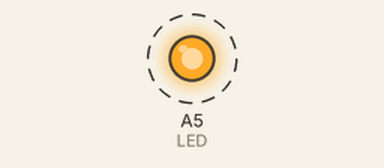
Simulated run of this sketch. Board: Arduino Uno, built with avr-gcc and run on an emulated ATmega328P. Shown: output pins drawn as LEDs (lit = HIGH). Dashed ring = blinking.

Above: at 1.0 s.
Timing chart, 0 to 5.8 s (numbered marks = the images above):
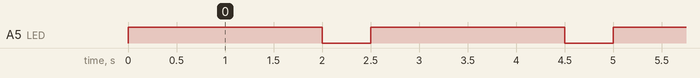

Measured:
- by itself, A5 (LED): alternates HIGH for 2.0 s and LOW for 0.50 s

The sketch:

sketch_may10b.ino
```cpp
int LED = A5;


void setup() {
  // put your setup code here, to run once:
pinMode(LED, OUTPUT);
}

void loop() {
  // put your main code here, to run repeatedly:

digitalWrite(LED, HIGH);
delay(2000);
digitalWrite(LED, LOW);
delay(500);

}
```
